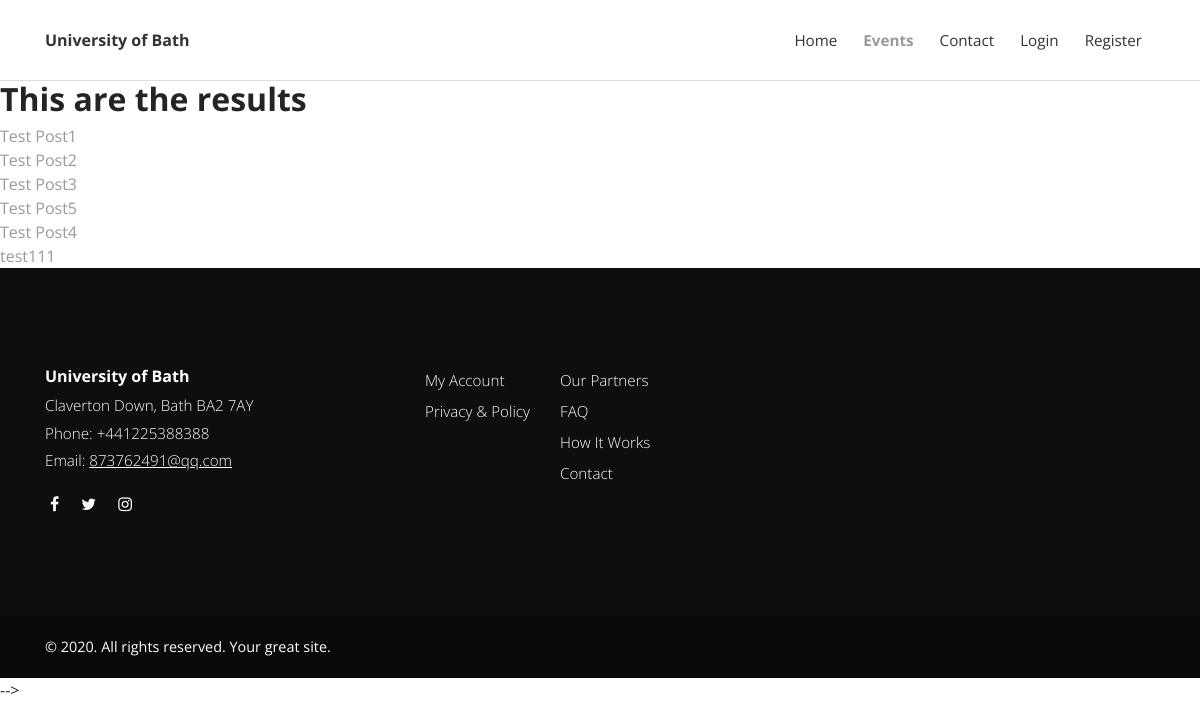
The app's page /search/, older data.
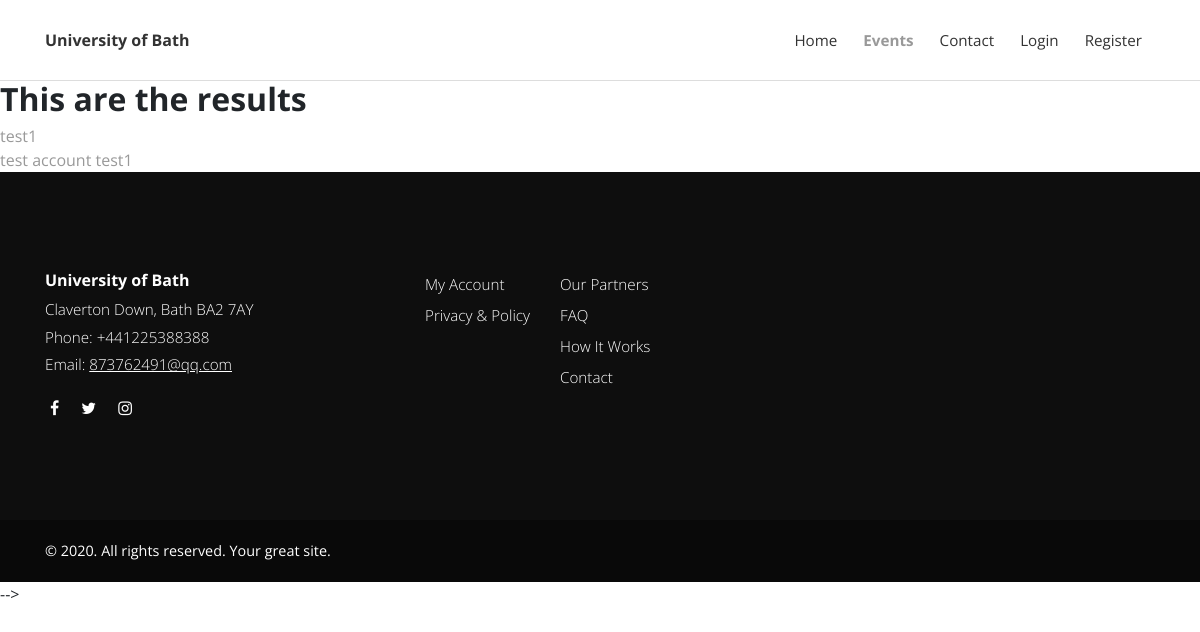
The same page, newer data.
### posts/models.py (models this page shows, shortened)
class Post(models.Model):
    categories = models.ManyToManyField(Category)
    title = models.CharField(max_length=100)
    overview = models.TextField()
    author = models.ForeignKey(Profile, on_delete=models.CASCADE)
    timestamp = models.DateTimeField(auto_now_add=True) # when it created
    comment_count = models.IntegerField(default=0)
    view_count = models.IntegerField(default=0)
    thumbnail = models.ImageField(default='default_thumbnail.jpeg')
    content = HTMLField()
    featured = models.BooleanField(default=True)
    previous_post = models.ForeignKey('self', related_name='previous', on_delete=models.SET_NULL, blank=True, null=True)
    next_post = models.ForeignKey('self', related_name='next', on_delete=models.SET_NULL, blank=True, null=True)
    def get_absolute_url(self):
        return reverse('post-detail', kwargs={
            'id': self.id
        })

### posts/views.py (the view)
# urls.py: path('search/', search, name='search'),
def search(request):
    queryset = Post.objects.all()
    query = request.GET.get('q')
    if query:
        queryset = queryset.filter(
            Q(title__icontains=query)|  # or
            Q(overview__icontains=query)
        ).distinct()  # if the same post, only get one
    context = {
        'queryset': queryset
    }
    return render(request, 'search_results.html', context)

### templates/search_results.html
{% extends "base.html"%}
{% load static %}
{% block content %}
<h2>This are the results</h2>
{% for post in queryset %}
<a href="{{post.get_absolute_url}}">{{post.title}}</a>
<br>
{% endfor %}
{% endblock %}

Row changes from the older to the newer data that the page shows:
removed Post: title "Test Post1"
removed Post: title "Test Post2"
removed Post: title "Test Post3"
removed Post: title "Test Post5"
removed Post: title "Test Post4"
removed Post: title "test111"
added Post: title "test1"
added Post: title "test account test1"
